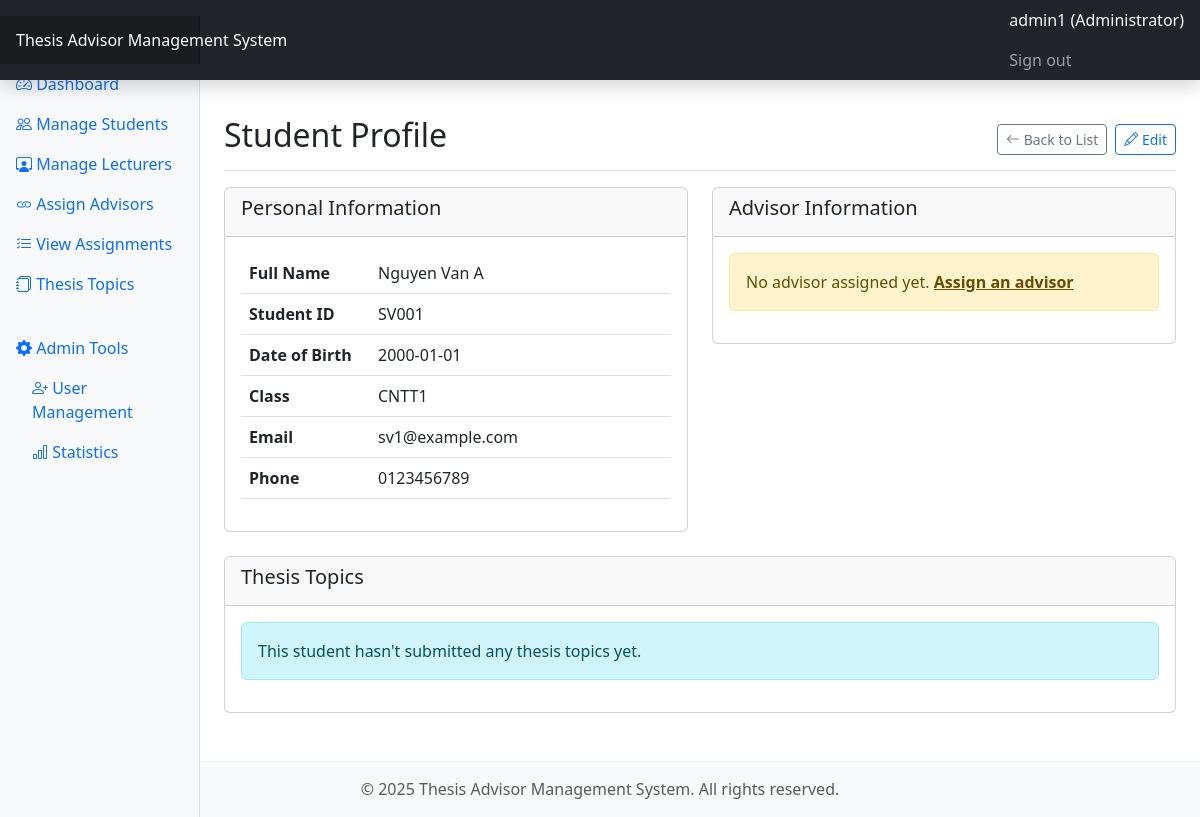
The page /sinhvien/view/1 (signed in) on the database its author committed.
### tables this page shows
CREATE TABLE IF NOT EXISTS SinhVien (
    SinhVienID INT AUTO_INCREMENT PRIMARY KEY,
    HoTen VARCHAR(100) NOT NULL,
    MaSinhVien VARCHAR(20) NOT NULL UNIQUE,
    NgaySinh DATE NOT NULL,
    Lop VARCHAR(50) NOT NULL,
    Email VARCHAR(100) NOT NULL UNIQUE,
    SoDienThoai VARCHAR(15)
);

### controllers/SinhVienController.php (called while the page is built, shortened)
<?php
class SinhVienController {
    private $pdo;
    public function __construct($pdo) {
        $this->pdo = $pdo;
    }
    public function view($id) {
        require_once 'models/SinhVienGiangVienHuongDan.php';
        require_once 'models/DeTai.php';
        $sinhVienModel = new SinhVien($this->pdo);
        $svgvModel = new SinhVienGiangVienHuongDan($this->pdo);
        $deTaiModel = new DeTai($this->pdo);
        $sinhVien = $sinhVienModel->find($id);
        $advisor = $svgvModel->getAdvisorForStudent($id);
        $theses = $deTaiModel->getByStudent($id);
        require_once 'views/layouts/header.php';
        require_once 'views/sinhvien/view.php';
        require_once 'views/layouts/footer.php';
    }
}

### models/BaseModel.php (called while the page is built, shortened)
<?php
class BaseModel {
    protected $pdo;
    protected $table;
    protected $primaryKey;
    public function __construct($pdo) {
        $this->pdo = $pdo;
    }
    public function find($id) {
        $stmt = $this->pdo->prepare("SELECT * FROM {$this->table} WHERE {$this->primaryKey} = ?");
        $stmt->execute([$id]);
        return $stmt->fetch(PDO::FETCH_ASSOC);
    }
}

### models/SinhVienGiangVienHuongDan.php (called while the page is built, shortened)
<?php
require_once 'BaseModel.php';
class SinhVienGiangVienHuongDan extends BaseModel {
    public function getAdvisorForStudent($sinhVienID) {
        $stmt = $this->pdo->prepare("
            SELECT gv.*, svgv.NgayBatDau, svgv.GhiChu
            FROM GiangVien gv
            INNER JOIN SinhVienGiangVienHuongDan svgv ON gv.GiangVienID = svgv.GiangVienID
            WHERE svgv.SinhVienID = ?
        ");
        $stmt->execute([$sinhVienID]);
        return $stmt->fetch(PDO::FETCH_ASSOC);
    }
}

### models/DeTai.php (called while the page is built, shortened)
<?php
require_once 'BaseModel.php';
class DeTai extends BaseModel {
    public function getByStudent($sinhVienID) {
        $stmt = $this->pdo->prepare("
            SELECT d.*, gv.HoTen as TenGiangVien
            FROM DeTai d
            LEFT JOIN GiangVien gv ON d.GiangVienID = gv.GiangVienID
            WHERE d.SinhVienID = ?
            ORDER BY d.NgayNop DESC
        ");
        $stmt->execute([$sinhVienID]);
        return $stmt->fetchAll(PDO::FETCH_ASSOC);
    }
}

### views/sinhvien/view.php (the view)
<div class="d-flex justify-content-between flex-wrap flex-md-nowrap align-items-center pt-3 pb-2 mb-3 border-bottom">
    <h1 class="h2">Student Profile</h1>
    <div class="btn-toolbar mb-2 mb-md-0">
        <a href="<?= BASE_URL ?>sinhvien/index" class="btn btn-sm btn-outline-secondary">
            <i class="bi bi-arrow-left"></i> Back to List
        </a>
        <a href="<?= BASE_URL ?>sinhvien/edit/<?= $sinhVien['SinhVienID'] ?>" class="btn btn-sm btn-outline-primary ms-2">
            <i class="bi bi-pencil"></i> Edit
        </a>
    </div>
</div>
<div class="row">
    <div class="col-md-6">
        <div class="card mb-4">
            <div class="card-header">
                <h5>Personal Information</h5>
            </div>
            <div class="card-body">
                <table class="table">
                    <tr>
                        <th style="width: 30%">Full Name</th>
                        <td><?= htmlspecialchars($sinhVien['HoTen']) ?></td>
                    </tr>
                    <tr>
                        <th>Student ID</th>
                        <td><?= htmlspecialchars($sinhVien['MaSinhVien']) ?></td>
                    </tr>
                    <tr>
                        <th>Date of Birth</th>
                        <td><?= htmlspecialchars($sinhVien['NgaySinh']) ?></td>
                    </tr>
                    <tr>
                        <th>Class</th>
                        <td><?= htmlspecialchars($sinhVien['Lop']) ?></td>
                    </tr>
                    <tr>
                        <th>Email</th>
                        <td><?= htmlspecialchars($sinhVien['Email']) ?></td>
                    </tr>
                    <tr>
                        <th>Phone</th>
                        <td><?= $sinhVien['SoDienThoai'] ? htmlspecialchars($sinhVien['SoDienThoai']) : 'N/A' ?></td>
                    </tr>
                </table>
            </div>
        </div>
    </div>
    <div class="col-md-6">
        <div class="card mb-4">
            <div class="card-header">
                <h5>Advisor Information</h5>
            </div>
            <div class="card-body">
                <?php if ($advisor): ?>
                    <table class="table">
                        <tr>
                            <th style="width: 30%">Name</th>
                            <td><?= htmlspecialchars($advisor['HoTen']) ?></td>
                        </tr>
                        <tr>
                            <th>Department</th>
                            <td><?= htmlspecialchars($advisor['BoMon']) ?></td>
                        </tr>
                        <tr>
                            <th>Email</th>
                            <td><?= htmlspecialchars($advisor['Email']) ?></td>
                        </tr>
                        <tr>
                            <th>Phone</th>
                            <td><?= $advisor['SoDienThoai'] ? htmlspecialchars($advisor['SoDienThoai']) : 'N/A' ?></td>
                        </tr>
                        <tr>
                            <th>Start Date</th>
                            <td><?= htmlspecialchars($advisor['NgayBatDau']) ?></td>
                        </tr>
                        <tr>
                            <th>Notes</th>
                            <td><?= $advisor['GhiChu'] ? htmlspecialchars($advisor['GhiChu']) : 'N/A' ?></td>
                        </tr>
                    </table>
                <?php else: ?>
                    <div class="alert alert-warning">
                        No advisor assigned yet.
                        <a href="<?= BASE_URL ?>giangvien/assign" class="alert-link">Assign an advisor</a>
                    </div>
                <?php endif; ?>
            </div>
        </div>
    </div>
</div>
<div class="card">
    <div class="card-header">
        <h5>Thesis Topics</h5>
    </div>
    <div class="card-body">
        <?php if (count($theses) > 0): ?>
            <div class="table-responsive">
                <table class="table table-striped table-bordered">
                    <thead>
                        <tr>
                            <th>Topic</th>
                            <th>Status</th>
                            <th>Submission Date</th>
                            <th>Approval Date</th>
                            <th>Advisor</th>
                            <th>Actions</th>
                        </tr>
                    </thead>
                    <tbody>
                        <?php foreach($theses as $thesis): ?>
                            <tr>
                                <td><?= htmlspecialchars($thesis['TenDeTai']) ?></td>
                                <td>
                                    <?php if ($thesis['TrangThai'] === 'Pending'): ?>
                                        <span class="badge bg-warning">Pending</span>
                                    <?php elseif ($thesis['TrangThai'] === 'Approved'): ?>
                                        <span class="badge bg-success">Approved</span>
                                    <?php else: ?>
                                        <span class="badge bg-danger">Rejected</span>
                                    <?php endif; ?>
                                </td>
                                <td><?= htmlspecialchars($thesis['NgayNop']) ?></td>
                                <td><?= $thesis['NgayDuyet'] ? htmlspecialchars($thesis['NgayDuyet']) : 'N/A' ?></td>
                                <td><?= isset($thesis['TenGiangVien']) ? htmlspecialchars($thesis['TenGiangVien']) : 'Not assigned' ?></td>
                                <td>
                                    <a href="<?= BASE_URL ?>detai/view/<?= $thesis['DeTaiID'] ?>" class="btn btn-sm btn-info">
                                        <i class="bi bi-eye"></i> View
                                    </a>
                                </td>
                            </tr>
                        <?php endforeach; ?>
                    </tbody>
                </table>
            </div>
        <?php else: ?>
            <div class="alert alert-info">
                This student hasn't submitted any thesis topics yet.
            </div>
        <?php endif; ?>
    </div>
</div>

### rows shown on the page
sinhvien: HoTen "Nguyen Van A", MaSinhVien "SV001", NgaySinh "2000-01-01", Lop "CNTT1", Email "sv1@example.com", SoDienThoai "0123456789"

### other values the page prints
SITE_NAME "Thesis Advisor Management System"
$_SESSION['user']['Username'] "admin1"
$_SESSION['user']['Role'] "Administrator"
